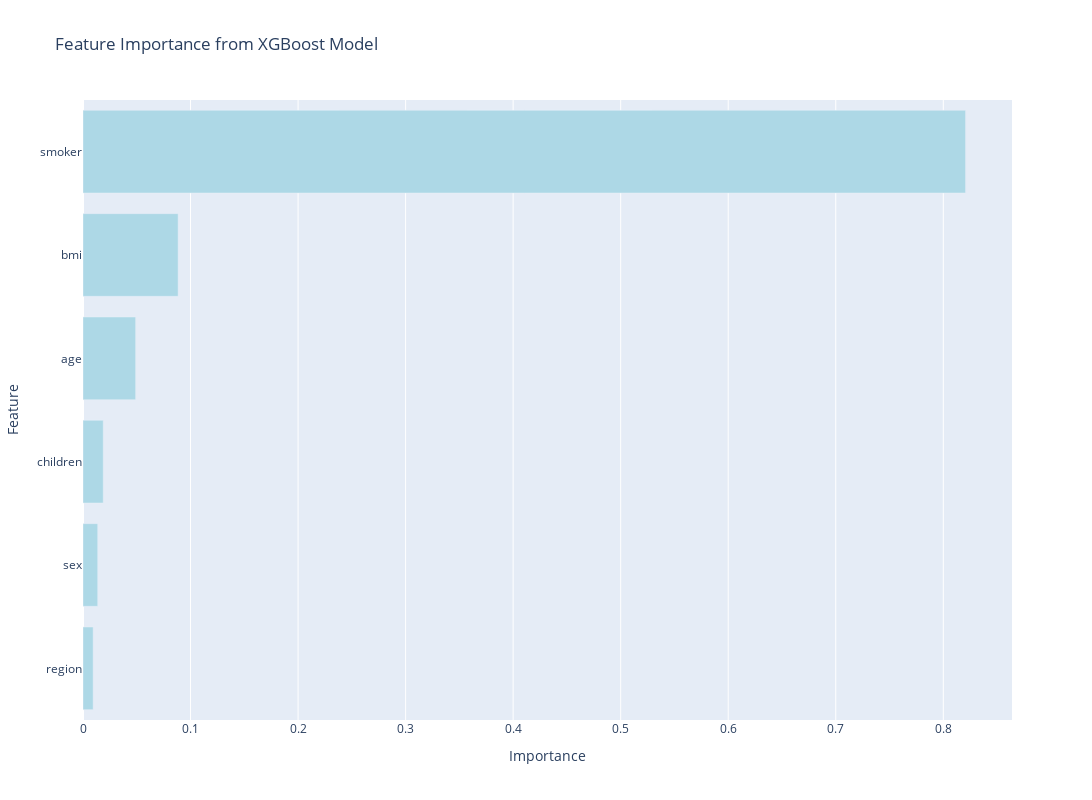

Here is the notebook cell this chart was saved with:
### Code cell
# Feature Importance

feature_names = x.columns.tolist()
importances = xg_best.named_steps['model'].feature_importances_

df_importances = pd.DataFrame({
    'Feature': feature_names,
    'Importance': importances
})
df_importances = df_importances.sort_values(by='Importance', ascending=False)

fig = px.bar(df_importances, 
             x='Importance', 
             y='Feature', 
             orientation='h',
             title='Feature Importance from XGBoost Model')
fig.update_traces(marker=dict(color='lightblue'))
fig.update_layout(width=1200, height=800, yaxis={'categoryorder':'total ascending'})
fig.show()

### Figure 1 — Plotly figure (JSON) as saved in the notebook; plotly's stock layout.template omitted (floating-point values rounded to 4 significant figures)
{"data": [{"alignmentgroup": "True", "hovertemplate": "Importance=%{x}<br>Feature=%{y}<extra></extra>", "legendgroup": "", "marker": {"color": "lightblue", "pattern": {"shape": ""}}, "name": "", "offsetgroup": "", "orientation": "h", "showlegend": false, "textposition": "auto", "type": "bar", "x": [0.8207, 0.08844, 0.04895, 0.01879, 0.01368, 0.009438], "xaxis": "x", "y": ["smoker", "bmi", "age", "children", "sex", "region"], "yaxis": "y"}], "layout": {"barmode": "relative", "height": 800, "legend": {"tracegroupgap": 0}, "title": {"text": "Feature Importance from XGBoost Model"}, "width": 1200, "xaxis": {"anchor": "y", "domain": [0, 1], "title": {"text": "Importance"}}, "yaxis": {"anchor": "x", "categoryorder": "total ascending", "domain": [0, 1], "title": {"text": "Feature"}}}}
